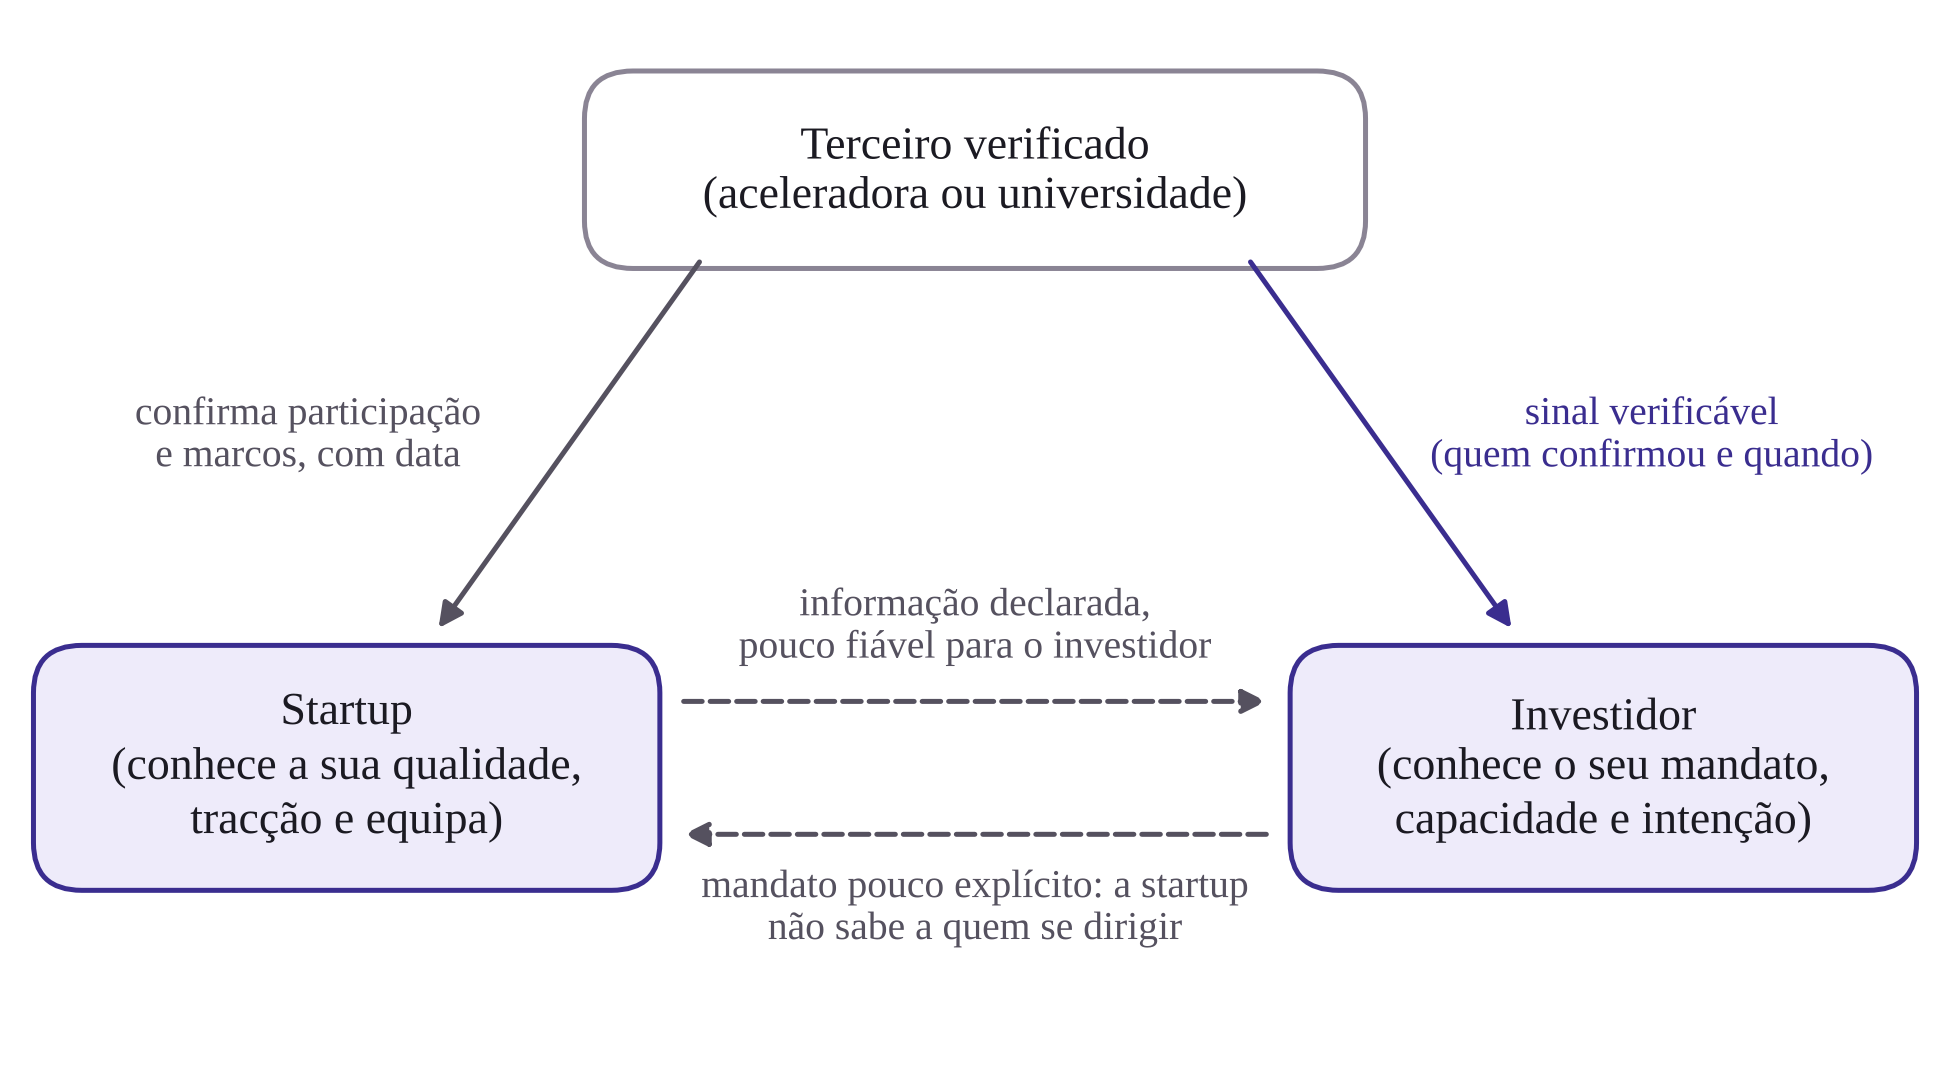

Here is the Python script that generated this plot:
import matplotlib; matplotlib.use("Agg")
import matplotlib.pyplot as plt
from matplotlib.patches import FancyBboxPatch, FancyArrowPatch
plt.rcParams.update({"font.family":"Liberation Serif","savefig.dpi":300})
INK="#1B1A22"; MUTED="#55515F"; T="#3A2D8F"; FILL="#EEEBFA"; G="#8A8494"
fig,ax=plt.subplots(figsize=(6.5,3.6)); ax.set_xlim(0,10); ax.set_ylim(0,5.6); ax.axis("off")
def box(x,y,w,h,text,fill,edge):
    ax.add_patch(FancyBboxPatch((x-w/2,y-h/2),w,h,boxstyle="round,pad=0.02,rounding_size=0.25",fc=fill,ec=edge,lw=1.2))
    ax.text(x,y,text,ha="center",va="center",fontsize=11,color=INK,linespacing=1.3)
box(5,4.75,4.0,1.0,"Terceiro verificado\n(aceleradora ou universidade)","white",G)
box(1.75,1.6,3.2,1.25,"Startup\n(conhece a sua qualidade,\ntracção e equipa)",FILL,T)
box(8.25,1.6,3.2,1.25,"Investidor\n(conhece o seu mandato,\ncapacidade e intenção)",FILL,T)
def arr(p,q,color=MUTED,ls="-",rad=0.0):
    ax.add_patch(FancyArrowPatch(p,q,arrowstyle="-|>",mutation_scale=12,color=color,lw=1.2,linestyle=ls,connectionstyle=f"arc3,rad={rad}"))
arr((3.45,1.95),(6.55,1.95),ls="--"); ax.text(5,2.12,"informação declarada,\npouco fiável para o investidor",ha="center",va="bottom",fontsize=9.5,color=MUTED)
arr((6.55,1.25),(3.45,1.25),ls="--"); ax.text(5,1.08,"mandato pouco explícito: a startup\nnão sabe a quem se dirigir",ha="center",va="top",fontsize=9.5,color=MUTED)
arr((3.6,4.3),(2.2,2.3)); ax.text(1.55,3.35,"confirma participação\ne marcos, com data",ha="center",va="center",fontsize=9.5,color=MUTED)
arr((6.4,4.3),(7.8,2.3),color=T); ax.text(8.5,3.35,"sinal verificável\n(quem confirmou e quando)",ha="center",va="center",fontsize=9.5,color=T)
fig.tight_layout(pad=0.2); fig.savefig("figuras/fig02.png")
